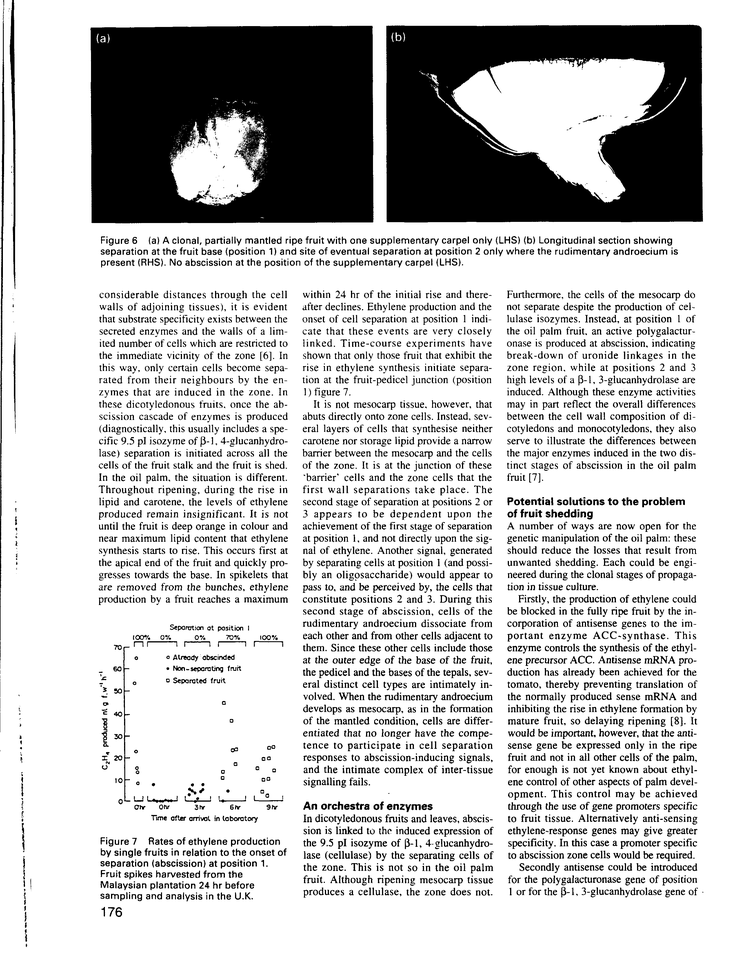
%> input picture sample.png, 735 x 960 px, shrunk from 2536 x 3310 before the run
$ octave --eval "result = recusiveCut(imread('sample.png'));"   (GNU Octave 9; MATLAB toolbox functions it lacks are replaced by stand-ins)
%> lines starting %> are read from the running program, lines starting %| are printed output that depends on the picture; in (x1, y1, x2, y2) boxes, pixels count from 0 and x2, y2 are one past the last pixel; in counts of white or black regions, pixels touching at a corner belong together; the program's own positions count from 1
function result = recusiveCut( img )

%binarisation
BW = im2bw(img, 0.5);
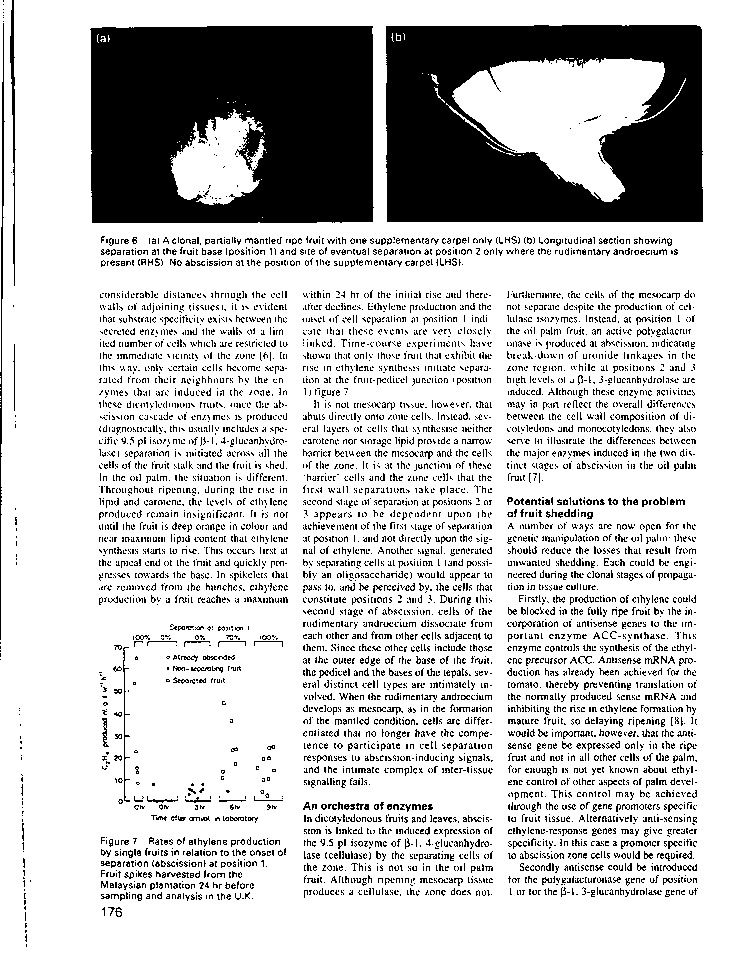
%> BW: size 960x735 logical; 78.2% white; 6147 black regions (5704 under 20 px), largest, box (x1, y1, x2, y2) and area: (90, 26, 374, 223) 49714, (386, 25, 703, 222) 44374, (0, 23, 5, 640) 883

%calculate the sum of pixels
sumLine=sum(BW,2);
%> sumLine = 960 values, max 735 at index 906, min 131 at index 58, mean 575.1
sumCol=sum(BW,1);
%> sumCol = 735 values, max 960 at index 6, min 552 at index 125, mean 751.2

disp('Length of sumLine')
disp(length(sumLine));
%| 960

disp('Length of sumCol')
disp(length(sumCol));
%| 735

%filte
afterFilteLine = smooth( sumLine);
%> afterFilteLine = 960 values, max 735 at index 950, min 132 at index 46, mean 575.1
afterFilteCol = smooth( sumCol);
%> afterFilteCol = 735 values, max 960 at index 8, min 636.8 at index 345, mean 751.1

%normalies the peaks
afterFilteLine(afterFilteLine> mean(afterFilteLine))=1;
afterFilteLine(afterFilteLine~=1)=0;

afterFilteCol(afterFilteCol> mean(afterFilteCol))=1;
afterFilteCol(afterFilteCol~=1)=0;

if(isempty(afterFilteCol))
    afterFilteCol=[0,0,0];
end

if(isempty(afterFilteLine))
    afterFilteLine=[0,0,0];
end


%determinate the largest vallays of lines and Columns
%> (the run ends here)

$ run again, on old-doc.jpg
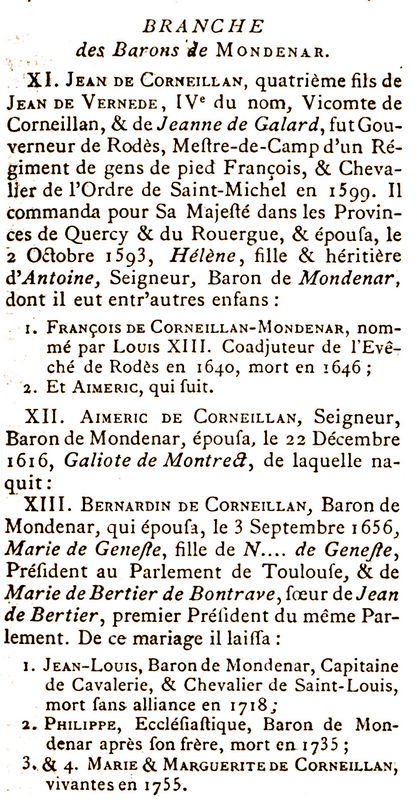
%> input picture old-doc.jpg, 417 x 800 px
%> in recusiveCut, `BW = im2bw(img, 0.5);`:
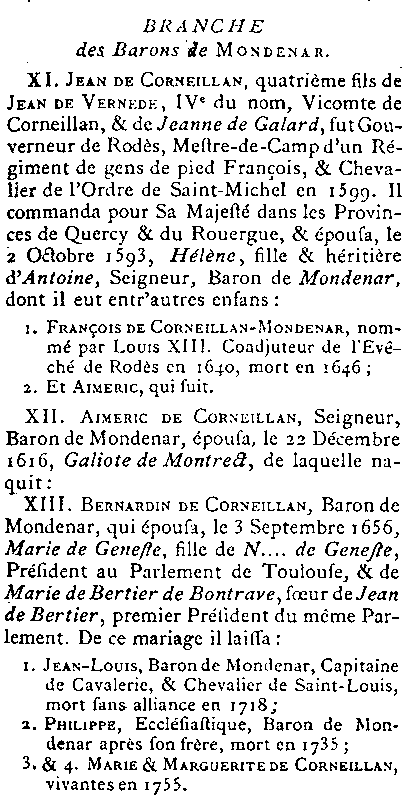
%> BW: size 800x417 logical; 87.5% white; black in thin lines or dots
%> sumLine = 800 values, max 417 at index 3, min 215 at index 130, mean 364.8
%> sumCol = 417 values, max 800 at index 1, min 624 at index 53, mean 699.9
%| 800
%| 417
%> afterFilteLine = 800 values, max 417 at index 5, min 271.2 at index 594, mean 364.8
%> afterFilteCol = 417 values, max 800 at index 1, min 649.8 at index 51, mean 699.9
